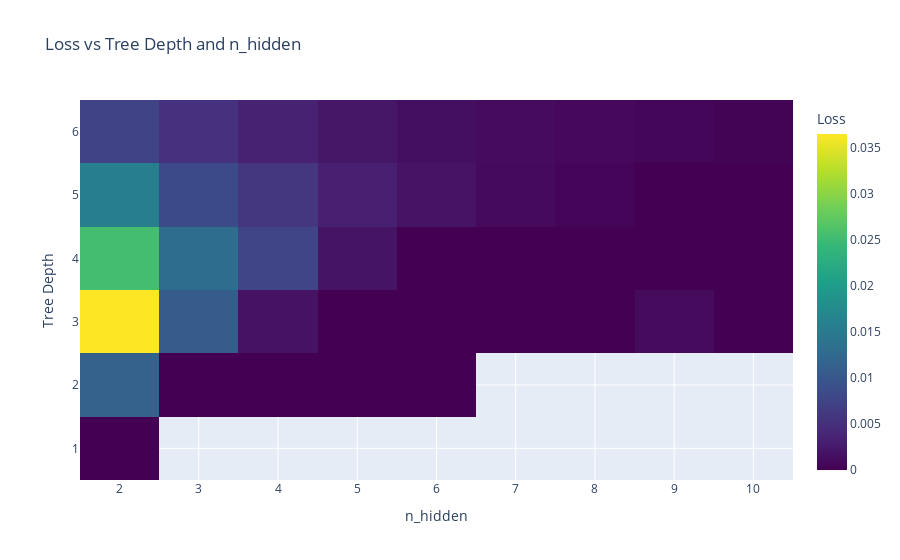
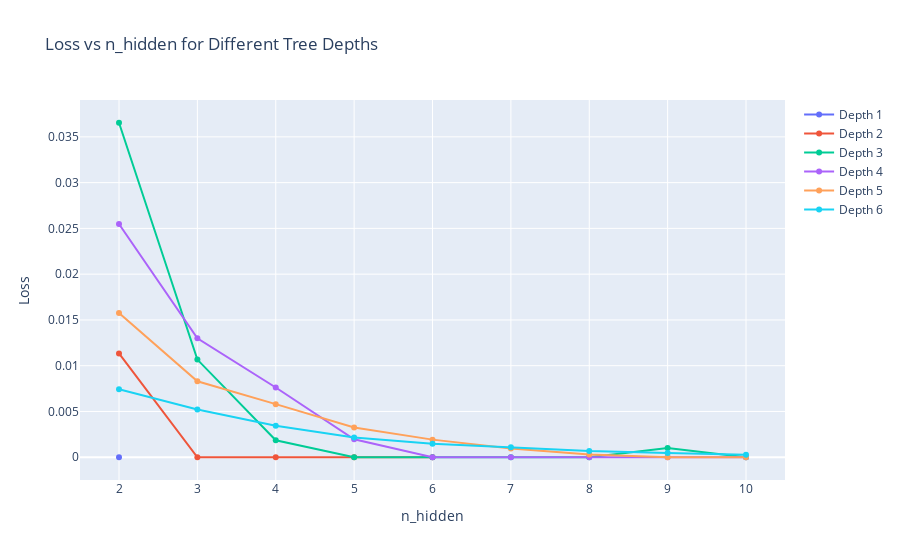
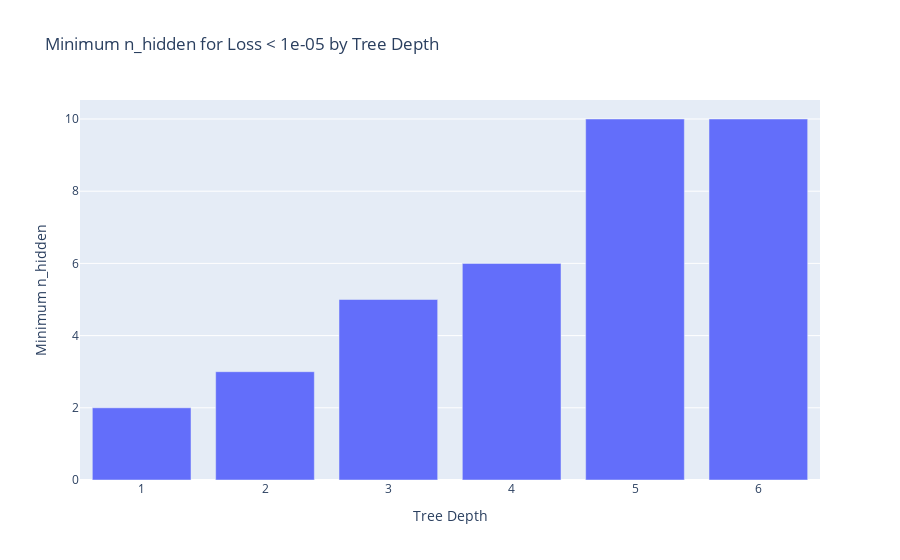

Notebook code cell kept with these figures, in order:
### Code cell
import plotly.graph_objects as go

# First, let's organize our data
data = {}
for cfg, model, loss in zip(cfgs, models, losses):
    depth = cfg.tree_depth
    n_hidden = cfg.n_hidden
    if depth not in data:
        data[depth] = {}
    data[depth][n_hidden] = loss.item()

# Now let's create a heatmap
depths = sorted(data.keys())
n_hiddens = sorted(set(n_hidden for depth_data in data.values() for n_hidden in depth_data.keys()))

z = [[data[depth].get(n_hidden, float('nan')) for n_hidden in n_hiddens] for depth in depths]

fig = go.Figure(data=go.Heatmap(
    z=z,
    x=n_hiddens,
    y=depths,
    colorscale='Viridis',
    colorbar=dict(title='Loss')
))

fig.update_layout(
    title='Loss vs Tree Depth and n_hidden',
    xaxis_title='n_hidden',
    yaxis_title='Tree Depth',
    xaxis_type='category',
    yaxis_type='category'
)

fig.show()

# Now let's create a line plot
fig = go.Figure()

for depth in depths:
    x = sorted(data[depth].keys())
    y = [data[depth][n_hidden] for n_hidden in x]
    fig.add_trace(go.Scatter(
        x=x,
        y=y,
        mode='lines+markers',
        name=f'Depth {depth}'
    ))

fig.update_layout(
    title='Loss vs n_hidden for Different Tree Depths',
    xaxis_title='n_hidden',
    yaxis_title='Loss',
    xaxis_type='category'
)

fig.show()

# Finally, let's find the minimum n_hidden for "good" loss
threshold = 1e-5  # Define your threshold for "good" loss here
min_n_hidden = {}

for depth in depths:
    for n_hidden in sorted(data[depth].keys()):
        if data[depth][n_hidden] < threshold:
            min_n_hidden[depth] = n_hidden
            break
    if depth not in min_n_hidden:
        min_n_hidden[depth] = max(data[depth].keys())  # If no n_hidden achieves good loss, use the maximum tested

# Create a bar plot of minimum n_hidden for each depth
fig = go.Figure(data=go.Bar(
    x=list(min_n_hidden.keys()),
    y=list(min_n_hidden.values())
))

fig.update_layout(
    title=f'Minimum n_hidden for Loss < {threshold} by Tree Depth',
    xaxis_title='Tree Depth',
    yaxis_title='Minimum n_hidden',
    xaxis_type='category'
)

fig.show()

### Figure 1 — Plotly figure (JSON) as saved in the notebook; plotly's stock layout.template omitted (floating-point values rounded to 4 significant figures)
{"data": [{"colorbar": {"title": {"text": "Loss"}}, "colorscale": [[0, "#440154"], [0.1111, "#482878"], [0.2222, "#3e4989"], [0.3333, "#31688e"], [0.4444, "#26828e"], [0.5556, "#1f9e89"], [0.6667, "#35b779"], [0.7778, "#6ece58"], [0.8889, "#b5de2b"], [1, "#fde725"]], "type": "heatmap", "x": [2, 3, 4, 5, 6, 7, 8, 9, 10], "y": [1, 2, 3, 4, 5, 6], "z": [[0, null, null, null, null, null, null, null, null], [0.01134, 0, 0, 1.095e-15, 0, null, null, null, null], [0.03654, 0.01067, 0.001857, 2.141e-15, 1.107e-15, 0, 0, 0.001, 9.08e-16], [0.02548, 0.013, 0.007619, 0.001971, 5.944e-07, 3.716e-15, 5.808e-15, 6.603e-15, 1.822e-14], [0.01576, 0.008296, 0.005801, 0.00325, 0.001925, 0.0009473, 0.0003029, 1.318e-05, 1.063e-09], [0.007424, 0.005212, 0.003437, 0.002147, 0.001488, 0.001099, 0.0006776, 0.0004735, 0.00028]]}], "layout": {"title": {"text": "Loss vs Tree Depth and n_hidden"}, "xaxis": {"title": {"text": "n_hidden"}, "type": "category"}, "yaxis": {"title": {"text": "Tree Depth"}, "type": "category"}}}

### Figure 2 — Plotly figure (JSON) as saved in the notebook; plotly's stock layout.template omitted (floating-point values rounded to 4 significant figures)
{"data": [{"mode": "lines+markers", "name": "Depth 1", "type": "scatter", "x": [2], "y": [0]}, {"mode": "lines+markers", "name": "Depth 2", "type": "scatter", "x": [2, 3, 4, 5, 6], "y": [0.01134, 0, 0, 1.095e-15, 0]}, {"mode": "lines+markers", "name": "Depth 3", "type": "scatter", "x": [2, 3, 4, 5, 6, 7, 8, 9, 10], "y": [0.03654, 0.01067, 0.001857, 2.141e-15, 1.107e-15, 0, 0, 0.001, 9.08e-16]}, {"mode": "lines+markers", "name": "Depth 4", "type": "scatter", "x": [2, 3, 4, 5, 6, 7, 8, 9, 10], "y": [0.02548, 0.013, 0.007619, 0.001971, 5.944e-07, 3.716e-15, 5.808e-15, 6.603e-15, 1.822e-14]}, {"mode": "lines+markers", "name": "Depth 5", "type": "scatter", "x": [2, 3, 4, 5, 6, 7, 8, 9, 10], "y": [0.01576, 0.008296, 0.005801, 0.00325, 0.001925, 0.0009473, 0.0003029, 1.318e-05, 1.063e-09]}, {"mode": "lines+markers", "name": "Depth 6", "type": "scatter", "x": [2, 3, 4, 5, 6, 7, 8, 9, 10], "y": [0.007424, 0.005212, 0.003437, 0.002147, 0.001488, 0.001099, 0.0006776, 0.0004735, 0.00028]}], "layout": {"title": {"text": "Loss vs n_hidden for Different Tree Depths"}, "xaxis": {"title": {"text": "n_hidden"}, "type": "category"}, "yaxis": {"title": {"text": "Loss"}}}}

### Figure 3 — Plotly figure (JSON) as saved in the notebook; plotly's stock layout.template omitted (floating-point values rounded to 4 significant figures)
{"data": [{"type": "bar", "x": [1, 2, 3, 4, 5, 6], "y": [2, 3, 5, 6, 10, 10]}], "layout": {"title": {"text": "Minimum n_hidden for Loss < 1e-05 by Tree Depth"}, "xaxis": {"title": {"text": "Tree Depth"}, "type": "category"}, "yaxis": {"title": {"text": "Minimum n_hidden"}}}}
